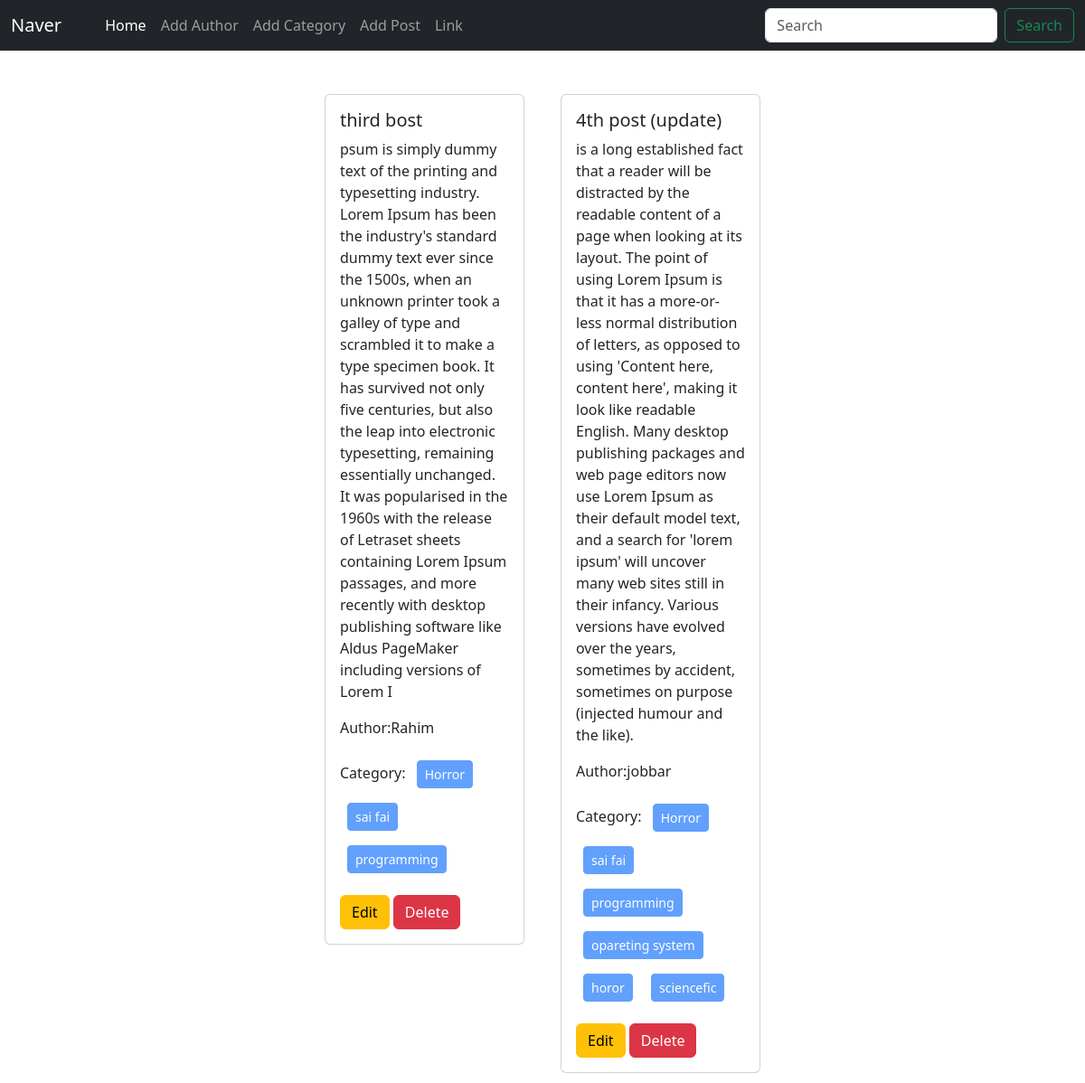
The page / on the database its author committed.
### posts/models.py (models this page shows)
class Post(models.Model):
    tital=models.CharField(max_length=50)
    content=models.TextField()
    category=models.ManyToManyField(Category) #ekta post multiple categoryer moddhe thkte pare abar ekta categorir moddhe multiple post thkte
    author=models.ForeignKey(Author,on_delete=models.CASCADE) #jode amara akjon athor k delelt kori tahole auto post delelt hoye jai
    def __str__(self):
        return self.tital

### author/models.py (models this page shows, shortened)
class Author(models.Model):
    name=models.CharField(max_length=100)
    bio=models.TextField()
    phone=models.CharField(max_length=12)

### categories/models.py (models this page shows, shortened)
class Category(models.Model):
    name=models.CharField(max_length=100)

### blog_project/views.py (the view)
# urls.py: 2. Add a URL to urlpatterns:  path('', views.home, name='home')
def home(request):
    data=Post.objects.all()
    print(data)
    return render(request,'home.html',{'data':data})

### templates/home.html
{% extends 'base.html' %} {% block content %}
<div class="container">
  <div class="row d-flex flex-wrap justify-content-center px-5 pt-5">
    {% for post in data %}
    <div class="col-sm-3 mb-3">
      <div class="card mx-2">
        <div class="card-body">
          <h5 class="card-title">{{ post.tital }}</h5>
          <p class="card-text">{{post.content}}</p>
          <p>Author:{{post.author.name}}</p>
          <p>
            Category: {%for cat in post.category.all%}
            <button class="btn btn-primary btn-sm m-2" disabled>
              {{cat.name}}
            </button>
            {%endfor%}
          </p>
          <a href="{%url 'edit_post' post.id%}" class="btn btn-warning">Edit</a>
          <a href="{%url 'delete_post' post.id%}" class="btn btn-danger">Delete</a>
        </div>
      </div>
    </div>
    {% endfor %}
  </div>
</div>
{% endblock %}

### templates/base.html (shortened to what this page needs)
<!DOCTYPE html>
<html lang="ar">
  <head>
    <link
      rel="stylesheet"
      href="https://cdn.jsdelivr.net/npm/bootstrap@5.3.3/dist/css/bootstrap.rtl.min.css"
    />
  </head>
  <body>
    <nav class="navbar navbar-expand-lg navbar-dark bg-dark">
      <div class="container-fluid">
        <a class="navbar-brand me-auto" href="#">Naver</a>
        <div class="collapse navbar-collapse" id="navbarSupportedContent">
          <ul class="navbar-nav ms-auto mb-2 mb-lg-0">
            <li class="nav-item">
              <a
                class="nav-link active"
                aria-current="page"
                href="{%url 'homepage'%}"
                >Home</a
              >
            </li>
            <li class="nav-item">
              <a class="nav-link" href="{%url 'add_author'%}">Add Author</a>
            </li>
            <li class="nav-item">
              <a class="nav-link" href="{%url 'add_category'%}">Add Category</a>
            </li>
            <li class="nav-item">
              <a class="nav-link" href="{%url 'add_post'%}">Add Post</a>
            </li>
            <li class="nav-item">
              <a class="nav-link" href="#">Link</a>
            </li>
          </ul>
          <form class="d-flex me-auto" role="search">
            <input
              class="form-control ms-2"
              type="search"
              placeholder="Search"
              aria-label="Search"
            />
            <button class="btn btn-outline-success" type="submit">
              Search
            </button>
          </form>
        </div>
      </div>
    </nav>
    {% block content %} {% endblock %}
  </body>
</html>

### rows shown on the page
Post: tital "third bost", content "psum is simply dummy text of the printing and typesetting industry. Lorem Ipsum has been the industry's standard dummy text ever since the 1500s, when an unknown printer took a galley of type and scrambled it to make a type specimen book. It has survived not only five centuries, but also the leap into electronic typesetting, remaining essentially unchanged. It was popularised in the 1960s with the release of Letraset sheets containing Lorem Ipsum passages, and more recently with desktop publishing software like Aldus PageMaker including versions of Lorem I", author.name "Rahim"
Category: name "Horror"
Category: name "sai fai"
Category: name "programming"
Post: tital "4th post (update)", content "is a long established fact that a reader will be distracted by the readable content of a page when looking at its layout. The point of using Lorem Ipsum is that it has a more-or-less normal distribution of letters, as opposed to using 'Content here, content here', making it look like readable English. Many desktop publishing packages and web page editors now use Lorem Ipsum as their default model text, and a search for 'lorem ipsum' will uncover many web sites still in their infancy. Various versions have evolved over the years, sometimes by accident, sometimes on purpose (injected humour and the like).", author.name "jobbar"
Category: name "opareting system"
Category: name "horor"
Category: name "sciencefic"
